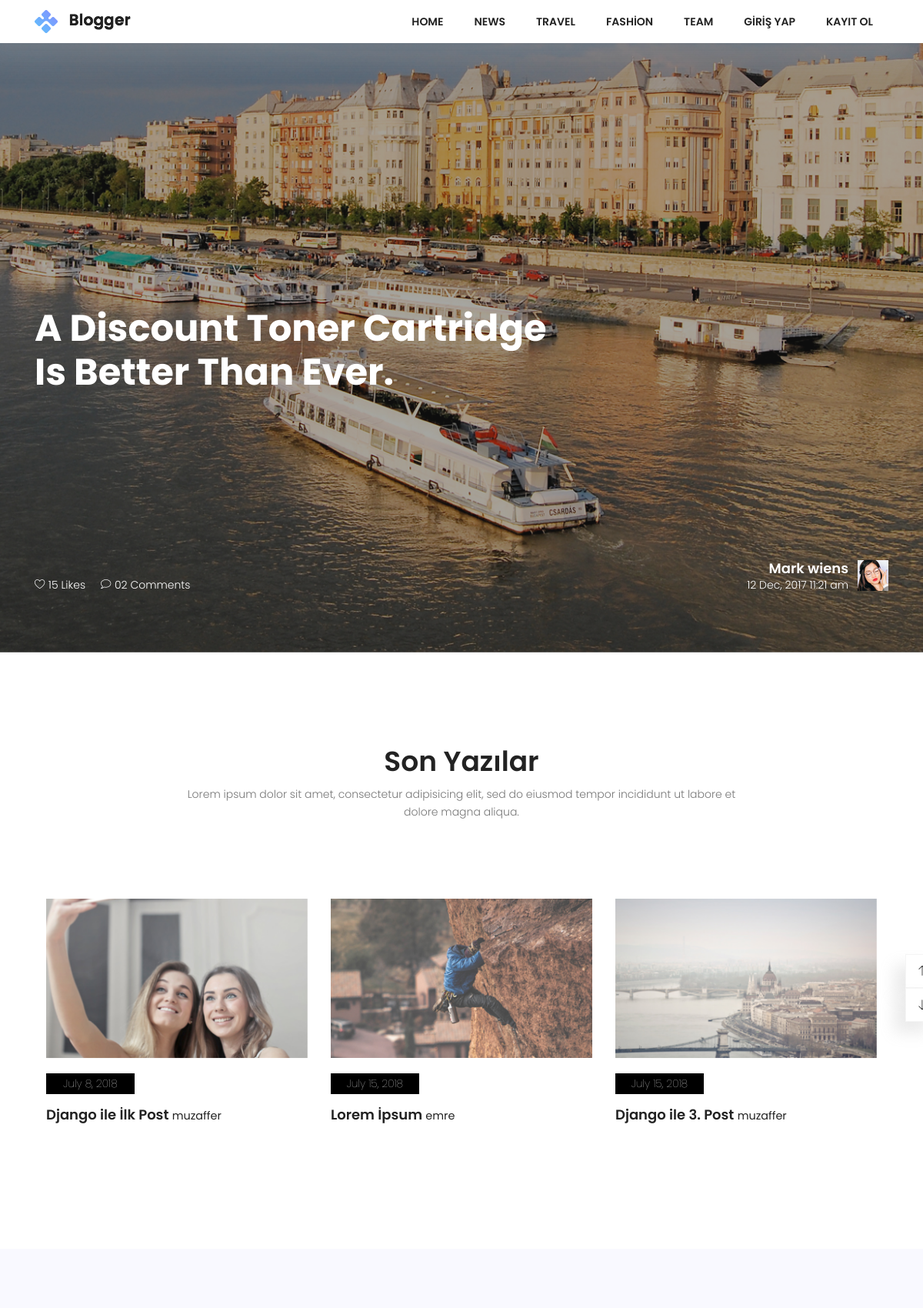
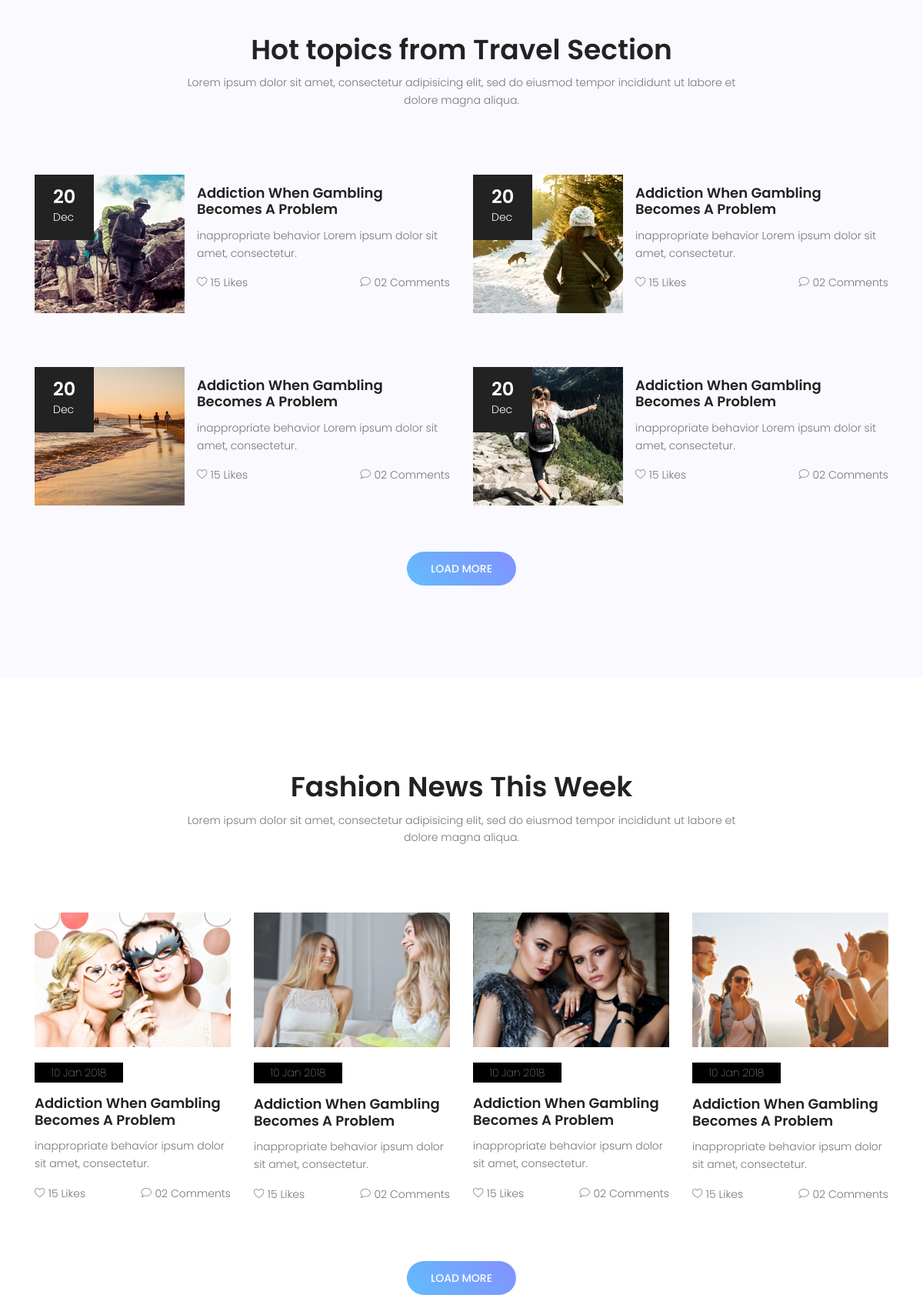
The page / (upper part) on the database its author committed (2 pictures, top to bottom).
### posts/models.py (models this page shows, shortened)
class Post(models.Model):
    user = models.ForeignKey(settings.AUTH_USER_MODEL,on_delete=models.CASCADE,default=1)
    title = models.CharField(max_length=150)
    image = models.ImageField(upload_to='uploads/',blank=True)
    content = models.TextField()
    slug = models.SlugField(unique=True)
    created = models.DateField(auto_now_add=True)
    updated = models.DateField(auto_now=True)

### posts/views.py (the view)
# urls.py: path('', IndexView.as_view(), name='index'),
class IndexView(TemplateView):
    template_name = 'posts/index.html'
    def get_context_data(self, **kwargs):
        context = super(IndexView,self).get_context_data(**kwargs)
        context['posts']  = Post.objects.all()
        context['title'] = 'Son Yazılar'
        return context

### posts/templates/posts/index.html (shortened to what this page needs)
{% extends "base.html" %}
{% load static %}
{% block content %}
			<section class="banner-area relative" id="home" data-parallax="scroll" data-image-src="{% static "img/header-bg.jpg" %}">
				<div class="overlay-bg overlay"></div>
				<div class="container">
					<div class="row fullscreen">
						<div class="banner-content d-flex align-items-center col-lg-12 col-md-12">
							<h1>
								A Discount Toner Cartridge <br>
								Is Better Than Ever.
							</h1>
						</div>
						<div class="head-bottom-meta d-flex justify-content-between align-items-end col-lg-12">
							<div class="col-lg-6 flex-row d-flex meta-left no-padding">
								<p><span class="lnr lnr-heart"></span> 15 Likes</p>
								<p><span class="lnr lnr-bubble"></span> 02 Comments</p>
							</div>
							<div class="col-lg-6 flex-row d-flex meta-right no-padding justify-content-end">
								<div class="user-meta">
									<h4 class="text-white">Mark wiens</h4>
									<p>12 Dec, 2017 11:21 am</p>
								</div>
								<img class="img-fluid user-img" src="{% static "img/user.jpg" %}" alt="">
							</div>
						</div>
					</div>
				</div>
			</section>
			<section class="category-area section-gap" id="news">
				<div class="container">
					<div class="row d-flex justify-content-center">
						<div class="menu-content pb-70 col-lg-8">
							<div class="title text-center">
								<h1 class="mb-10">{{ title }}</h1>
								<p>Lorem ipsum dolor sit amet, consectetur adipisicing elit, sed do eiusmod tempor incididunt ut labore  et dolore magna aliqua.</p>
							</div>
						</div>
					</div>
					<div class="active-cat-carusel">
						{% for post in posts %}
						<div class="item single-cat">
							<img src="{{ post.image.url }}" alt="">
							<p class="date">{{ post.created }}</p>
							<h4><a href="{% url 'single' post.slug %}">{{ post.title }}</a> <small>{{ post.user.username}}</small></h4>
						</div>
						{% endfor %}
					</div>
				</div>
			</section>
			<section class="travel-area section-gap" id="travel">
				<div class="container">
					<div class="row d-flex justify-content-center">
						<div class="menu-content pb-70 col-lg-8">
							<div class="title text-center">
								<h1 class="mb-10">Hot topics from Travel Section</h1>
								<p>Lorem ipsum dolor sit amet, consectetur adipisicing elit, sed do eiusmod tempor incididunt ut labore  et dolore magna aliqua.</p>
							</div>
						</div>
					</div>
					<div class="row">
						<div class="col-lg-6 travel-left">
							<div class="single-travel media pb-70">
							  <img class="img-fluid d-flex  mr-3" src="{% static "img/t1.jpg" %} " alt="">
							  <div class="dates">
							  	<span>20</span>
							  	<p>Dec</p>
							  </div>
							  <div class="media-body align-self-center">
							    <h4 class="mt-0"><a href="#">Addiction When Gambling
							    Becomes A Problem</a></h4>
							    <p>inappropriate behavior Lorem ipsum dolor sit amet, consectetur.</p>
								<div class="meta-bottom d-flex justify-content-between">
									<p><span class="lnr lnr-heart"></span> 15 Likes</p>
									<p><span class="lnr lnr-bubble"></span> 02 Comments</p>
								</div>
							  </div>
							</div>
							<div class="single-travel media">
							  <img class="img-fluid d-flex  mr-3" src="{% static "img/t3.jpg" %} " alt="">
							  <div class="dates">
							  	<span>20</span>
							  	<p>Dec</p>
							  </div>
							  <div class="media-body align-self-center">
							    <h4 class="mt-0"><a href="#">Addiction When Gambling
							    Becomes A Problem</a></h4>
							    <p>inappropriate behavior Lorem ipsum dolor sit amet, consectetur.</p>
								<div class="meta-bottom d-flex justify-content-between">
									<p><span class="lnr lnr-heart"></span> 15 Likes</p>
									<p><span class="lnr lnr-bubble"></span> 02 Comments</p>
								</div>
							  </div>
							</div>
						</div>
						<div class="col-lg-6 travel-right">
							<div class="single-travel media pb-70">
							  <img class="img-fluid d-flex  mr-3" src="{% static "img/t2.jpg"  %} " alt="">
							  <div class="dates">
							  	<span>20</span>
							  	<p>Dec</p>
							  </div>
							  <div class="media-body align-self-center">
							    <h4 class="mt-0"><a href="#">Addiction When Gambling
							    Becomes A Problem</a></h4>
							    <p>inappropriate behavior Lorem ipsum dolor sit amet, consectetur.</p>
								<div class="meta-bottom d-flex justify-content-between">
									<p><span class="lnr lnr-heart"></span> 15 Likes</p>
									<p><span class="lnr lnr-bubble"></span> 02 Comments</p>
								</div>
							  </div>
							</div>
							<div class="single-travel media">
							  <img class="img-fluid d-flex  mr-3" src="{% static "img/t4.jpg"  %} "alt="">
							  <div class="dates">
							  	<span>20</span>
							  	<p>Dec</p>
							  </div>
							  <div class="media-body align-self-center">
							    <h4 class="mt-0"><a href="#">Addiction When Gambling
							    Becomes A Problem</a></h4>
							    <p>inappropriate behavior Lorem ipsum dolor sit amet, consectetur.</p>
								<div class="meta-bottom d-flex justify-content-between">
									<p><span class="lnr lnr-heart"></span> 15 Likes</p>
									<p><span class="lnr lnr-bubble"></span> 02 Comments</p>
								</div>
							  </div>
							</div>
						</div>
						<a href="#" class="primary-btn load-more pbtn-2 text-uppercase mx-auto mt-60">Load More </a>
					</div>
				</div>
			</section>
			<section class="fashion-area section-gap" id="fashion">
				<div class="container">
					<div class="row d-flex justify-content-center">
						<div class="menu-content pb-70 col-lg-8">
							<div class="title text-center">
								<h1 class="mb-10">Fashion News This Week</h1>
								<p>Lorem ipsum dolor sit amet, consectetur adipisicing elit, sed do eiusmod tempor incididunt ut labore  et dolore magna aliqua.</p>
							</div>
						</div>
					</div>
					<div class="row">
						<div class="col-lg-3 col-md-6 single-fashion">
							<img class="img-fluid" src="{% static "img/f1.jpg" %} " alt="">
							<p class="date">10 Jan 2018</p>
							<h4><a href="#">Addiction When Gambling
							Becomes A Problem</a></h4>
							<p>
								inappropriate behavior ipsum dolor sit amet, consectetur.
							</p>
							<div class="meta-bottom d-flex justify-content-between">
								<p><span class="lnr lnr-heart"></span> 15 Likes</p>
								<p><span class="lnr lnr-bubble"></span> 02 Comments</p>
							</div>
						</div>
						<div class="col-lg-3 col-md-6 single-fashion">
							<img class="img-fluid" src="{% static "img/f2.jpg" %}"  alt="">
							<p class="date">10 Jan 2018</p>
							<h4><a href="#">Addiction When Gambling
							Becomes A Problem</a></h4>
							<p>
								inappropriate behavior ipsum dolor sit amet, consectetur.
							</p>
							<div class="meta-bottom d-flex justify-content-between">
								<p><span class="lnr lnr-heart"></span> 15 Likes</p>
								<p><span class="lnr lnr-bubble"></span> 02 Comments</p>
							</div>
						</div>
						<div class="col-lg-3 col-md-6 single-fashion">
							<img class="img-fluid" src="{% static "img/f3.jpg" %}" alt="">
							<p class="date">10 Jan 2018</p>
							<h4><a href="#">Addiction When Gambling
							Becomes A Problem</a></h4>
							<p>
								inappropriate behavior ipsum dolor sit amet, consectetur.
							</p>
							<div class="meta-bottom d-flex justify-content-between">
								<p><span class="lnr lnr-heart"></span> 15 Likes</p>
								<p><span class="lnr lnr-bubble"></span> 02 Comments</p>
							</div>
						</div>
						<div class="col-lg-3 col-md-6 single-fashion">
							<img class="img-fluid" src="{% static "img/f4.jpg" %}" alt="">
							<p class="date">10 Jan 2018</p>
							<h4><a href="#">Addiction When Gambling
							Becomes A Problem</a></h4>
							<p>
								inappropriate behavior ipsum dolor sit amet, consectetur.
							</p>
							<div class="meta-bottom d-flex justify-content-between">
								<p><span class="lnr lnr-heart"></span> 15 Likes</p>
								<p><span class="lnr lnr-bubble"></span> 02 Comments</p>
							</div>
						</div>
						<a href="#" class="primary-btn load-more pbtn-2 text-uppercase mx-auto mt-60">Load More </a>
					</div>
				</div>
			</section>
{% endblock %}

### static/css/main.css (style rules this page uses)
body { color:#777;font-family:"Poppins",sans-serif;font-size:14px;font-weight:300;line-height:1.625em;position:relative }
a { -webkit-transition:all 0.3s ease 0s;-moz-transition:all 0.3s ease 0s;-o-transition:all 0.3s ease 0s;transition:all 0.3s ease 0s }
a,a:focus,a:hover { text-decoration:none;outline:0 }
h1,h2,h3,h4,h5,h6 { font-family:"Poppins",sans-serif;color:#222;line-height:1.2em !important;margin-bottom:0;margin-top:0;font-weight:600 }
h1,.h1 { font-size:36px }
h4,.h4 { font-size:18px }
.mt-60 { margin-top:60px }
.mb-10 { margin-bottom:10px }
.pb-70 { padding-bottom:70px }
.text-white { color:#fff }
.text-center { text-align:center }
.relative { position:relative }
.overlay { position:absolute;left:0;right:0;top:0;bottom:0 }
.no-padding { padding:0 }
h1 { font-size:36px }
h4 { font-size:18px }
h1,h2,h3,h4,h5,h6 { line-height:1.5em }
body { position:relative }
.section-gap { padding:120px 0 }
.p1-gradient-bg,.primary-btn,.footer-social a:hover,.single-footer-widget .bb-btn,.generic-banner,.tags ul a:hover,.overlay,.about_widget button:hover,.tag_widget ul li a:hover,.top-section-area { background-image:-moz-linear-gradient(45deg, #62bdfc 0%, #8490ff 100%);background-image:-webkit-linear-gradient(45deg, #62bdfc 0%, #8490ff 100%);background-image:-ms-linear-gradient(45deg, #62bdfc 0%, #8490ff 100%) }
.primary-btn { line-height:42px;padding-left:30px;padding-right:60px;border-radius:25px;border:none;color:#fff;display:inline-block;font-weight:500;position:relative;-webkit-transition:all 0.3s ease 0s;-moz-transition:all 0.3s ease 0s;-o-transition:all 0.3s ease 0s;transition:all 0.3s ease 0s;cursor:pointer;text-transform:uppercase;position:relative }
.load-more { border:1px solid transparent }
.pbtn-2 { padding-left:30px;padding-right:30px }
.banner-area .overlay { background:#222;opacity:.4 }
.banner-content { margin-top:25% }
.banner-content h1 { color:#fff;font-size:48px;font-weight:700;line-height:1.15em;margin-bottom:20px }
.head-bottom-meta { bottom:0px;color:#fff;padding-bottom:60px }
.head-bottom-meta .meta-left p { margin-right:20px;color:#fff }
.head-bottom-meta .user-meta { margin-right:12px;text-align:right }
.head-bottom-meta .user-img { height:80% }
.single-cat { padding:15px }
.single-cat img { -webkit-transition:all 0.3s ease 0s;-moz-transition:all 0.3s ease 0s;-o-transition:all 0.3s ease 0s;transition:all 0.3s ease 0s }
.single-cat .date { background-color:#000;color:#fff;font-weight:100;padding:2px 15px;width:115px;text-align:center;margin-top:20px }
.single-cat a { color:#222 }
.travel-area { background:#f9f9ff }
.single-travel h4 { margin-bottom:12px;-webkit-transition:all 0.3s ease 0s;-moz-transition:all 0.3s ease 0s;-o-transition:all 0.3s ease 0s;transition:all 0.3s ease 0s }
.single-travel a { color:#222 }
.single-travel img { -webkit-transition:all 0.3s ease 0s;-moz-transition:all 0.3s ease 0s;-o-transition:all 0.3s ease 0s;transition:all 0.3s ease 0s }
.single-travel .dates { background:#222;color:#fff;padding:18px 24px;position:absolute }
.single-travel .dates span { font-size:24px;font-weight:600 }
.single-travel .dates p { font-size:14px;margin-bottom:0 }
.single-fashion img { -webkit-transition:all 0.3s ease 0s;-moz-transition:all 0.3s ease 0s;-o-transition:all 0.3s ease 0s;transition:all 0.3s ease 0s }
.single-fashion h4 { margin-bottom:12px;-webkit-transition:all 0.3s ease 0s;-moz-transition:all 0.3s ease 0s;-o-transition:all 0.3s ease 0s;transition:all 0.3s ease 0s }
.single-fashion a { color:#222 }
.single-fashion .date { background-color:#000;color:#fff;font-weight:100;padding:2px 15px;width:115px;text-align:center;margin-top:20px }
.overlay { position:absolute;top:0;bottom:0;left:0;right:0;height:100%;width:100%;opacity:0;transition:.5s ease }

### rows shown on the page
Post: image (picture), created "July 8, 2018", title "Django ile İlk Post", user.username "muzaffer"
Post: image (picture), created "July 15, 2018", title "Lorem İpsum", user.username "emre"
Post: image (picture), created "July 15, 2018", title "Django ile 3. Post", user.username "muzaffer"

### other values the page prints
{{ title }} "Son Yazılar"
